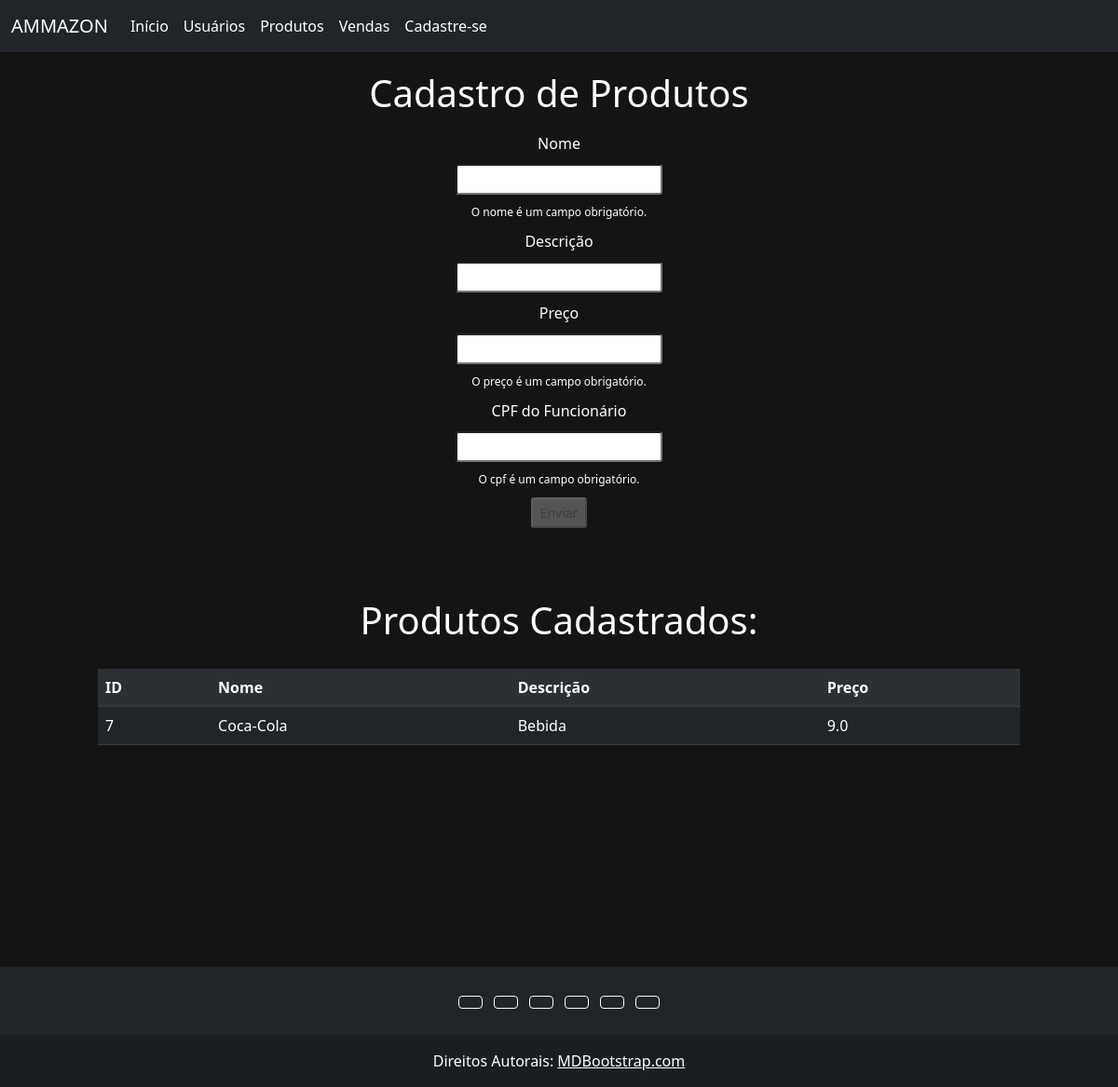
/produtos/, run on the app's committed database.
### app_cad_usuarios/models.py (models this page shows)
class Produto(models.Model):
    id_produto = models.AutoField(primary_key=True)
    nome = models.TextField(max_length=255, blank=False, null=False)
    descricao = models.TextField(max_length=255, blank=False, null=True, default=None)
    preco = models.FloatField(validators=[MinValueValidator(0.0)])

### app_cad_usuarios/views.py (the view, shortened to what this page needs)
# urls.py: path('produtos/',views.produtos, name='listagem_produtos'),
def produtos(request):
    funcionario_nao_encontrado = False
    produtos = {
        'produtos': Produto.objects.all(), 'funcionario_nao_encontrado':funcionario_nao_encontrado
    }
    return render(request, 'usuarios/cadastros/produtos.html', produtos)

### app_cad_usuarios/templates/usuarios/cadastros/produtos.html (shortened to what this page needs)
{% extends 'usuarios/base.html' %}
{% block conteudo %}
<form action="{% url 'listagem_produtos' %}" method="post">
    <div style="display: flex; justify-content: center; align-items: center; flex-direction: column; gap: 10px;"
        class="container">
        <h1 style="color: white; padding: 0px 20px 0px 20px; ">Cadastro de Produtos</h1>
        <label for="nome" style="color: white;">Nome</label> <input id="nome" name="nome" class="form-control-sm" type="text" oninput="validarFormulario()">
        <div id="mensagemErronome" style="color: rgb(255, 255, 255); display: block; font-size: 12px;">O nome é um campo
            obrigatório.</div>
        <label for="descricao" style="color: white;">Descrição</label> <input id="descricao" name="descricao" class="form-control-sm" type="text">
        <label for="preco" style="color: white;">Preço</label> <input id="preco" name="preco" class="form-control-sm" type="text" oninput="validarFormulario()">
        <div id="mensagemErro" style="color: rgb(255, 255, 255); display: block; font-size: 12px;">O preço é um campo
            obrigatório.</div>
        <label for="cpf_funcionario" style="color: white;">CPF do Funcionário</label> <input id="cpf_funcionario" name="cpf_funcionario" class="form-control-sm" type="text" oninput="validarFormulario()">
        <div id="mensagemErrocpf" style="color: rgb(255, 255, 255); display: block; font-size: 12px;">O cpf é um campo
            obrigatório.</div>
        <button type="submit" class="form-control-sm" id="enviarBtn" disabled>Enviar</button>
    </div>
</form>
<div class="container" style="padding: 75px 75px 150px 75px; color: white;">
    <h1 style="text-align: center; padding-bottom: 20px;">Produtos Cadastrados:</h1>
    <table class="table table-dark table-striped">
        <tr>
            <th>ID</th>
            <th>Nome</th>
            <th>Descrição</th>
            <th>Preço</th>
        </tr>
        {% for produto in produtos %}
        <tr>
            <td>{{produto.id_produto}}</td>
            <td>{{produto.nome}}</td>
            <td>{{produto.descricao}}</td>
            <td>{{produto.preco}}</td>
        </tr>
        {% endfor %}
    </table>
</div>
{% endblock %}

### app_cad_usuarios/static/base.css (style rules this page uses)
* { padding: 0; margin: 0; box-sizing: border-box; }

### data on the page
Produto: id_produto "7", nome "Coca-Cola", descricao "Bebida", preco "9.0"
